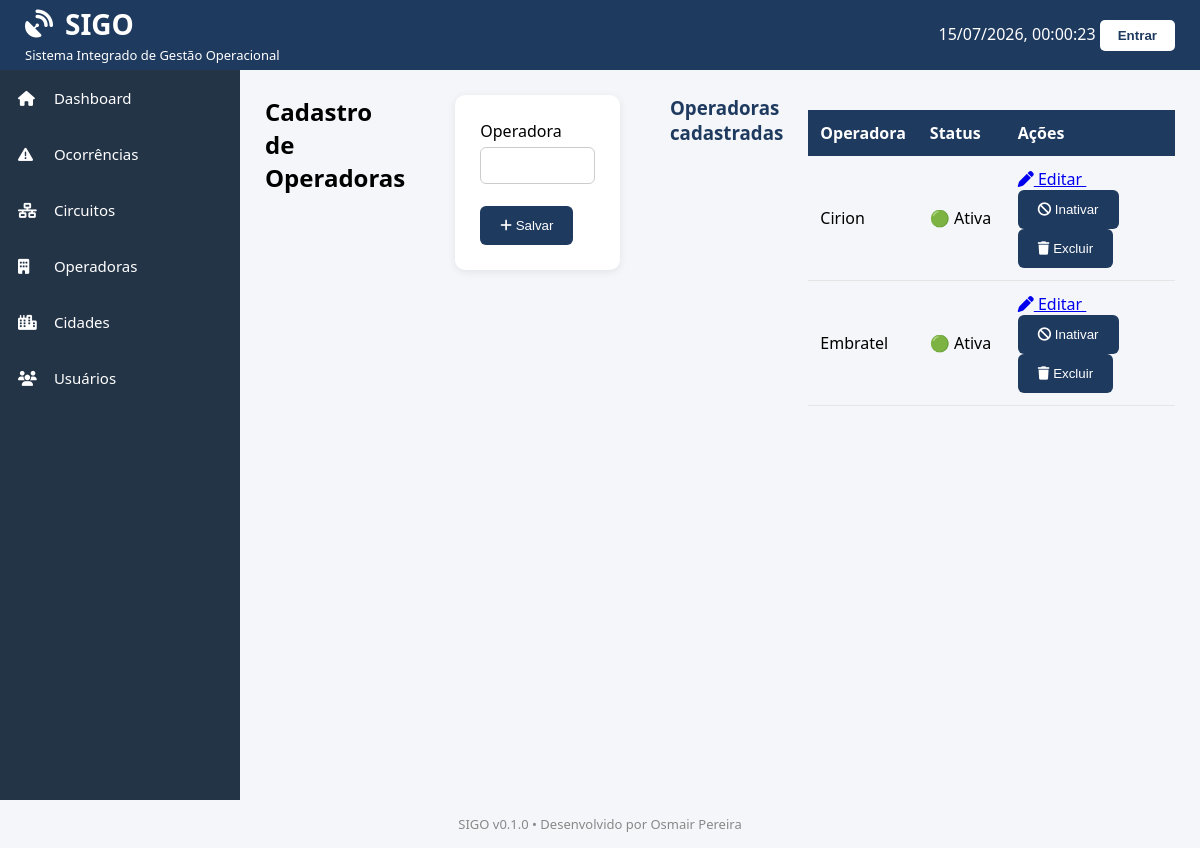
Screenshot of /operadoras with the database file from the repository.
### app/models.py (models this page shows, shortened)
class BaseModel(db.Model):
    __abstract__ = True
    id = db.Column(db.Integer, primary_key=True)
    ativo = db.Column(
        db.Boolean,
        default=True,
        nullable=False,
    )
    created_at = db.Column(
        db.DateTime,
        default=agora,
        nullable=False,
    )
    updated_at = db.Column(
        db.DateTime,
        default=agora,
        onupdate=agora,
        nullable=False,
    )

class Operadora(BaseModel):
    __tablename__ = "operadoras"
    nome = db.Column(
        db.String(100),
        unique=True,
        nullable=False,
    )

### app/routes/operadoras.py (the view, shortened to what this page needs)
@operadoras_bp.route("/operadoras", methods=["GET", "POST"])
def lista_operadoras():
    editar = None
    editar_id = request.args.get("editar")
    if editar_id:
        editar = Operadora.query.get_or_404(editar_id)
    operadoras = Operadora.query.order_by(
        Operadora.nome
    ).all()
    return render_template(
        "operadoras/lista.html",
        operadoras=operadoras,
        editar=editar,
    )

### app/templates/operadoras/lista.html (shortened to what this page needs)
{% extends "base.html" %}
{% block content %}
<h2>Cadastro de Operadoras</h2>
<form method="POST" class="form-card">
    <label>Operadora</label>
    <input
        type="text"
        name="nome"
        required
        value="{{ editar.nome if editar else '' }}">
    <br><br>
    <button type="submit">
        {% if editar %}
            <i class="fa-solid fa-pen"></i>
            Atualizar
        {% else %}
            <i class="fa-solid fa-plus"></i>
            Salvar
        {% endif %}
    </button>
</form>
<h3>Operadoras cadastradas</h3>
<table class="tabela">
    <thead>
        <tr>
            <th>Operadora</th>
            <th width="120">Status</th>
            <th width="320">Ações</th>
        </tr>
    </thead>
<tbody>
{% for operadora in operadoras %}
<tr>
    <td>{{ operadora.nome }}</td>
    <td>
        {% if operadora.ativo %}
            🟢 Ativa
        {% else %}
            🔴 Inativa
        {% endif %}
    </td>
    <td>
        <a href="{{ url_for('operadoras.lista_operadoras', editar=operadora.id) }}">
            <i class="fa-solid fa-pen"></i>
            Editar
        </a>
        <form
            method="POST"
            action="{{ url_for('operadoras.alterar_status', id=operadora.id) }}"
            style="display:inline;">
            <button type="submit">
                {% if operadora.ativo %}
                    <i class="fa-solid fa-ban"></i>
                    Inativar
                {% else %}
                    <i class="fa-solid fa-check"></i>
                    Ativar
                {% endif %}
            </button>
        </form>
        <form
            method="POST"
            action="{{ url_for('operadoras.excluir_operadora', id=operadora.id) }}"
            style="display:inline;">
            <button
                type="submit"
                onclick="return confirm('Deseja excluir definitivamente esta operadora?')">
                <i class="fa-solid fa-trash"></i>
                Excluir
            </button>
        </form>
    </td>
</tr>
{% endfor %}
</tbody>
</table>
{% endblock %}

### app/static/css/style.css (style rules this page uses)
* { margin:0; padding:0; box-sizing:border-box; }
body { font-family:Segoe UI, sans-serif; background:#f4f6f9; }
h3 { color:#1F3A5F; }
.tabela { width:100%; border-collapse:collapse; margin-top:15px; }
.tabela th { background:#1F3A5F; color:white; padding:12px; text-align:left; }
.tabela td { padding:12px; border-bottom:1px solid #e5e5e5; }
.form-card { background:white; padding:25px; border-radius:10px; box-shadow:0 2px 8px rgba(0,0,0,.08); }
input, select, textarea { width:100%; padding:10px; margin-top:5px; border:1px solid #ccc; border-radius:6px; }
button { background:#1F3A5F; color:white; border:none; padding:12px 20px; border-radius:6px; cursor:pointer; }

### rows the page displays
Operadora: nome "Cirion", ativo "🟢 Ativa"
Operadora: nome "Embratel", ativo "🟢 Ativa"
